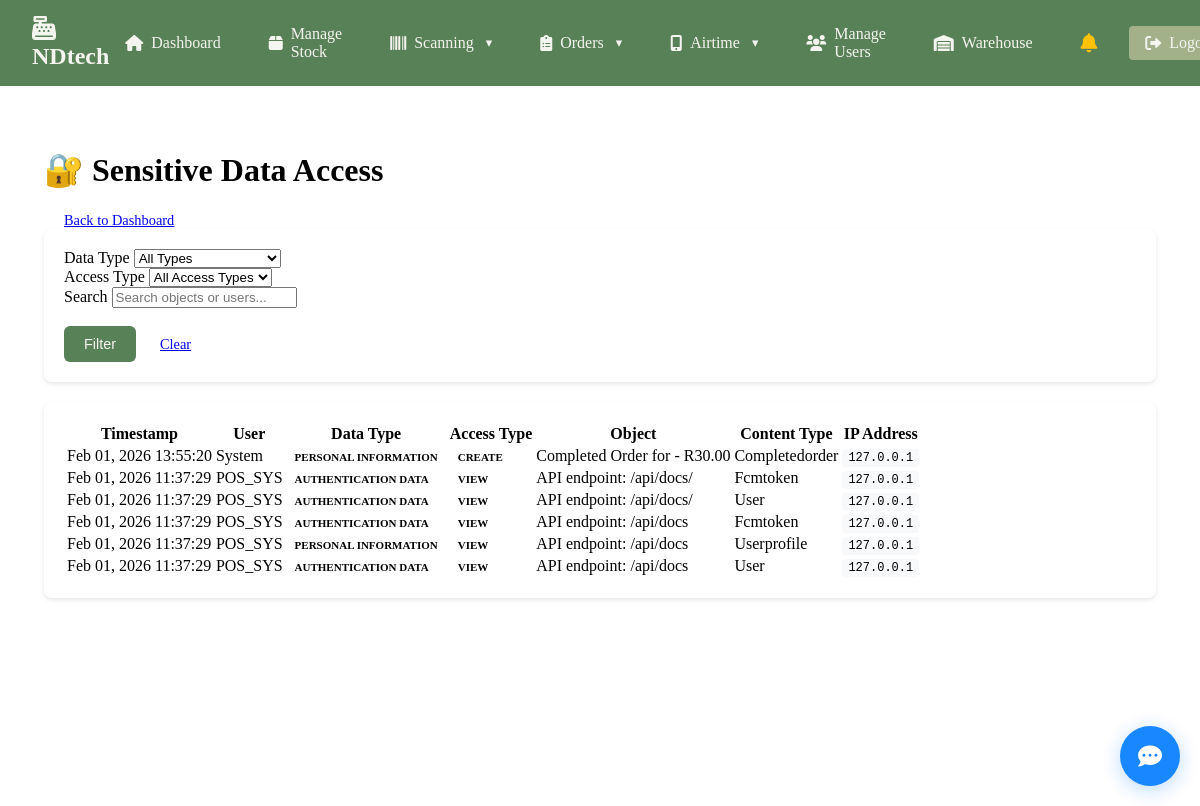
Screenshot of /audit/sensitive-data/ (signed in) with the database file from the repository.
### nano/models.py (models this page shows, shortened)
class SensitiveDataAccessLog(models.Model):
    DATA_TYPES = [
        ('personal_info', 'Personal Information'),
        ('financial_data', 'Financial Data'),
        ('health_data', 'Health Data'),
        ('contact_info', 'Contact Information'),
        ('authentication_data', 'Authentication Data'),
        ('location_data', 'Location Data'),
        ('communication_data', 'Communication Data'),
    ]
    ACCESS_TYPES = [
        ('view', 'View'),
        ('export', 'Export'),
        ('print', 'Print'),
        ('download', 'Download'),
        ('share', 'Share'),
    ]
    user = models.ForeignKey(User, on_delete=models.SET_NULL, null=True, blank=True, related_name='sensitive_data_logs')
    data_type = models.CharField(max_length=20, choices=DATA_TYPES)
    access_type = models.CharField(max_length=10, choices=ACCESS_TYPES)
    content_type = models.CharField(max_length=100)  # Model name
    object_id = models.PositiveIntegerField(null=True, blank=True)
    object_repr = models.CharField(max_length=200)
    sensitive_fields = models.JSONField(default=list, help_text="List of sensitive fields accessed")
    ip_address = models.GenericIPAddressField(null=True, blank=True)
    user_agent = models.TextField(blank=True)
    request_url = models.URLField(blank=True)
    session_key = models.CharField(max_length=40, blank=True)
    access_reason = models.TextField(blank=True, help_text="Reason for accessing sensitive data")
    legal_basis = models.CharField(max_length=100, blank=True, help_text="Legal basis for access")
    is_bulk_access = models.BooleanField(default=False)
    total_records = models.PositiveIntegerField(default=1)
    expires_at = models.DateTimeField(null=True, blank=True, help_text="When this log should be deleted")
    created_at = models.DateTimeField(auto_now_add=True)
    class Meta:
        ordering = ['-created_at']
        indexes = [
            models.Index(fields=['data_type', 'access_type', 'created_at']),
            models.Index(fields=['user', 'created_at']),
            models.Index(fields=['content_type', 'created_at']),
            models.Index(fields=['is_bulk_access', 'created_at']),
        ]

### nano/views_audit_dashboard.py (the view)
# urls.py: path('audit/sensitive-data/', views_audit_dashboard.sensitive_data_access_view, name='sensitive_data_access'),
@login_required
@user_passes_test(is_admin_or_manager)
def sensitive_data_access_view(request):
    page = request.GET.get('page', 1)
    data_type = request.GET.get('data_type', '')
    access_type = request.GET.get('access_type', '')
    search = request.GET.get('search', '')
    access_logs = SensitiveDataAccessLog.objects.select_related('user').order_by('-created_at')
    if data_type:
        access_logs = access_logs.filter(data_type=data_type)
    if access_type:
        access_logs = access_logs.filter(access_type=access_type)
    if search:
        access_logs = access_logs.filter(
            Q(object_repr__icontains=search) |
            Q(user__username__icontains=search) |
            Q(content_type__icontains=search)
        )
    paginator = Paginator(access_logs, 50)
    logs_page = paginator.get_page(page)
    context = {
        'access_logs': logs_page,
        'data_types': SensitiveDataAccessLog.DATA_TYPES,
        'access_types': SensitiveDataAccessLog.ACCESS_TYPES,
        'current_filters': {
            'data_type': data_type,
            'access_type': access_type,
            'search': search,
        },
        'page_title': 'Sensitive Data Access',
    }
    return render(request, 'nano/sensitive_data_access.html', context)

### nano/authentication.py (called while the page is built)
    def get_user(self, user_id):
        try:
            user = User.objects.get(pk=user_id)
            if not user.is_active:
                return None
            try:
                user_profile = UserProfile.objects.get(user=user)
                if not user_profile.is_active:
                    return None
            except UserProfile.DoesNotExist:
                pass
            return user
        except User.DoesNotExist:
            return None

### nano/context_processors.py (called while the page is built)
def user_company_name(request):
    if request.user.is_authenticated and hasattr(request.user, 'userprofile'):
        company_name = getattr(request.user.userprofile, 'company_name', None)
        if company_name:
            return {'user_company_name': company_name}
    return {'user_company_name': 'NDtech'}

### nano/views_audit_dashboard.py (called while the page is built)
def is_admin_or_manager(user):
    if not user.is_authenticated:
        return False
    try:
        profile = user.userprofile
        return profile.role in ['admin', 'manager', 'superuser']
    except UserProfile.DoesNotExist:
        return user.is_staff or user.is_superuser

### nano/templates/nano/sensitive_data_access.html (shortened to what this page needs)
{% extends "nano/base.html" %}
{% load static %}
{% block content %}
<div class="sensitive-data-access">
    <div class="d-flex justify-content-between align-items-center mb-4">
        <h1>🔐 Sensitive Data Access</h1>
        <a href="{% url 'nano:audit_dashboard' %}" class="btn btn-outline-primary">Back to Dashboard</a>
    </div>
    <div class="filters-section">
        <form method="get" class="row g-3">
            <div class="col-md-3">
                <label for="data_type" class="form-label">Data Type</label>
                <select name="data_type" id="data_type" class="form-select">
                    <option value="">All Types</option>
                </select>
            </div>
            <div class="col-md-3">
                <label for="access_type" class="form-label">Access Type</label>
                <select name="access_type" id="access_type" class="form-select">
                    <option value="">All Access Types</option>
                </select>
            </div>
            <div class="col-md-4">
                <label for="search" class="form-label">Search</label>
                <input type="text" name="search" id="search" class="form-control"
                       value="{{ current_filters.search }}" placeholder="Search objects or users...">
            </div>
            <div class="col-md-2">
                <label class="form-label">&nbsp;</label>
                <div>
                    <button type="submit" class="btn btn-primary me-2">Filter</button>
                    <a href="{% url 'nano:sensitive_data_access' %}" class="btn btn-outline-secondary">Clear</a>
                </div>
            </div>
        </form>
    </div>
    <div class="access-table">
        {% if access_logs %}
        <div class="table-responsive">
            <table class="table table-striped">
                <thead>
                    <tr>
                        <th>Timestamp</th>
                        <th>User</th>
                        <th>Data Type</th>
                        <th>Access Type</th>
                        <th>Object</th>
                        <th>Content Type</th>
                        <th>IP Address</th>
                    </tr>
                </thead>
                <tbody>
                    {% for log in access_logs %}
                    <tr>
                        <td>{{ log.created_at|date:"M d, Y H:i:s" }}</td>
                        <td class="user-info">
                            {% if log.user %}
                                {{ log.user.username }}
                            {% else %}
                                System
                            {% endif %}
                        </td>
                        <td>
                            <span class="data-type type-{{ log.data_type }}">
                                {{ log.get_data_type_display }}
                            </span>
                        </td>
                        <td>
                            <span class="access-type access-{{ log.access_type }}">
                                {{ log.get_access_type_display }}
                            </span>
                        </td>
                        <td class="object-details" title="{{ log.object_repr }}">
                            {{ log.object_repr|truncatechars:40 }}
                        </td>
                        <td>{{ log.content_type|title }}</td>
                        <td>
                            {% if log.ip_address %}
                                <span class="ip-address">{{ log.ip_address }}</span>
                            {% else %}
                                -
                            {% endif %}
                        </td>
                    </tr>
                    {% endfor %}
                </tbody>
            </table>
        </div>
        {% else %}
        <div class="text-center py-5">
            <h5>No sensitive data access logs found</h5>
            <p class="text-muted">Try adjusting your filters or check back later.</p>
        </div>
        {% endif %}
    </div>
</div>
{% endblock %}

### nano/static/nano/styles.css (style rules this page uses)
html, body { height: 100%; width: 100%; margin: 0; padding: 0; overflow: hidden; }

### nano/static/nano/notifications.css (style rules this page uses)
.btn { padding: 10px 20px; border: none; border-radius: 6px; cursor: pointer; font-size: 0.9rem; transition: all 0.2s ease; }
.btn-primary { background: #588157; color: #f5f5f0; }

### nano/templates/nano/sensitive_data_access.html (style rules this page uses)
.sensitive-data-access { padding: 20px; }
.filters-section { background: white; border-radius: 8px; padding: 20px; box-shadow: 0 2px 4px rgba(0,0,0,0.1); margin-bottom: 20px; }
.access-table { background: white; border-radius: 8px; padding: 20px; box-shadow: 0 2px 4px rgba(0,0,0,0.1); }
.table { margin-bottom: 0; }
.access-type { padding: 2px 8px; border-radius: 12px; font-size: 11px; text-transform: uppercase; font-weight: bold; }
.data-type { padding: 2px 8px; border-radius: 12px; font-size: 11px; text-transform: uppercase; font-weight: bold; }
.object-details { max-width: 250px; white-space: nowrap; overflow: hidden; text-overflow: ellipsis; }
.user-info { max-width: 120px; white-space: nowrap; overflow: hidden; text-overflow: ellipsis; }
.ip-address { font-family: monospace; font-size: 12px; background: #f8f9fa; padding: 2px 6px; border-radius: 4px; }

### rows the page displays
SensitiveDataAccessLog: created_at "Feb 01, 2026 13:55:20", shows "System", data_type "PERSONAL INFORMATION", access_type "CREATE", object_repr "Completed Order for - R30.00", content_type "Completedorder", ip_address "127.0.0.1"
SensitiveDataAccessLog: created_at "Feb 01, 2026 11:37:29", user.username "POS_SYS", data_type "AUTHENTICATION DATA", access_type "VIEW", object_repr "API endpoint: /api/docs/", content_type "Fcmtoken", ip_address "127.0.0.1"
SensitiveDataAccessLog: created_at "Feb 01, 2026 11:37:29", user.username "POS_SYS", data_type "AUTHENTICATION DATA", access_type "VIEW", object_repr "API endpoint: /api/docs/", content_type "User", ip_address "127.0.0.1"
SensitiveDataAccessLog: created_at "Feb 01, 2026 11:37:29", user.username "POS_SYS", data_type "AUTHENTICATION DATA", access_type "VIEW", object_repr "API endpoint: /api/docs", content_type "Fcmtoken", ip_address "127.0.0.1"
SensitiveDataAccessLog: created_at "Feb 01, 2026 11:37:29", user.username "POS_SYS", data_type "PERSONAL INFORMATION", access_type "VIEW", object_repr "API endpoint: /api/docs", content_type "Userprofile", ip_address "127.0.0.1"
SensitiveDataAccessLog: created_at "Feb 01, 2026 11:37:29", user.username "POS_SYS", data_type "AUTHENTICATION DATA", access_type "VIEW", object_repr "API endpoint: /api/docs", content_type "User", ip_address "127.0.0.1"

### other values shown
{{ user_company_name|default:"NDtech" }} "NDtech"
